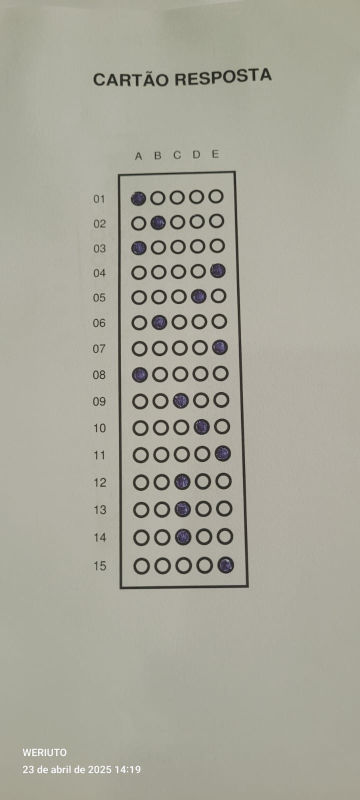
#> input picture imagens/15(2).jpeg, 720 x 1600 px (shown at 1/2 size)
$ python processamento_imagem.py --input '../../../imagens/15(2).jpeg'   (older library calls are emulated)
#> lines starting #> are read from the running program, lines starting #| are printed output that depends on the picture
#!/usr/bin/env python3
"""
processamento_imagem.py
Pipeline OpenCV determinístico para OMR (Optical Mark Recognition).

Modos de execução:
  (padrão)         Pré-processa a imagem (redimensiona, normaliza iluminação)
  detectar_documento  Detecta contorno da folha de respostas
  perspectiva      Aplica transformação de perspectiva (bird's-eye view)
  detectar_bolhas  Detecta e classifica bolhas preenchidas
  classificar      Combina resultado de bolhas com gabarito

Saída: JSON impresso em stdout + arquivo de imagem opcional.
"""

import argparse
import json
import sys
import os
import logging
import numpy as np

logging.basicConfig(level=logging.INFO, format="%(levelname)s: %(message)s")
log = logging.getLogger(__name__)

# ─── Tentativa de importar OpenCV ───────────────────────────────────────────

try:
    import cv2
    import imutils
    from imutils.perspective import four_point_transform
    from imutils import contours as imutils_contours
    CV_DISPONIVEL = True
except ImportError:
    CV_DISPONIVEL = False
    log.warning("OpenCV/imutils não instalado. Instale com: pip install opencv-python-headless imutils")


# ═══════════════════════════════════════════════════════════════════════════
# FUNÇÕES AUXILIARES
# ═══════════════════════════════════════════════════════════════════════════

def _erro(mensagem: str) -> dict:
    return {"status": "erro", "mensagem": mensagem}


def _ok(dados: dict) -> dict:
    return {"status": "ok", **dados}


def _salvar_imagem(imagem, caminho: str) -> bool:
    if not CV_DISPONIVEL or imagem is None:
        return False
    try:
        cv2.imwrite(caminho, imagem)
        return True
    except Exception as e:
        log.error(f"Falha ao salvar imagem em {caminho}: {e}")
        return False


def _carregar_config(caminho_config: str) -> dict:
    """Carrega configurações de normalização do arquivo JSON."""
    defaults = {
        "resize_max_dim": 800,
        "gaussian_blur_kernel": 5,
        "clahe_clip_limit": 2.0,
        "clahe_tile_grid": 8,
        "canny_threshold1": 75,
        "canny_threshold2": 200,
        "min_bubble_width": 20,
        "min_bubble_height": 20,
        "aspect_ratio_tolerance": 0.1,
        "fill_threshold_pct": 0.50
    }
    if caminho_config and os.path.exists(caminho_config):
        with open(caminho_config) as f:
            overrides = json.load(f)
        defaults.update(overrides)
    return defaults


# ═══════════════════════════════════════════════════════════════════════════
# MODO: PRÉ-PROCESSAMENTO
# ═══════════════════════════════════════════════════════════════════════════

def preprocessar(input_path: str, output_path: str, config: dict) -> dict:
    """
    1. Redimensiona mantendo aspect ratio
    2. Converte para escala de cinza
    3. Avalia uniformidade de iluminação (desvio padrão do blur)
    4. Aplica CLAHE se necessário
    5. Aplica Gaussian Blur
    """
#> called with input_path = '../../../imagens/15(2).jpeg', output_path = '/tmp/omr_output.png'
    if not CV_DISPONIVEL:
        return _erro("OpenCV não disponível. Instale opencv-python-headless.")

    imagem = cv2.imread(input_path)
#> imagem is the input picture: shape (1600, 720, 3); mean B, G, R 154.6, 167.3, 168.5
    if imagem is None:
        return _erro(f"Não foi possível carregar a imagem: {input_path}")

    h_orig, w_orig = imagem.shape[:2]
#> h_orig = 1600; w_orig = 720

    # Redimensiona
    max_dim = config["resize_max_dim"]
    scale = min(max_dim / h_orig, max_dim / w_orig, 1.0)
#> scale = 0.5
    nova_h, nova_w = int(h_orig * scale), int(w_orig * scale)
#> nova_h = 800; nova_w = 360
    imagem = cv2.resize(imagem, (nova_w, nova_h))
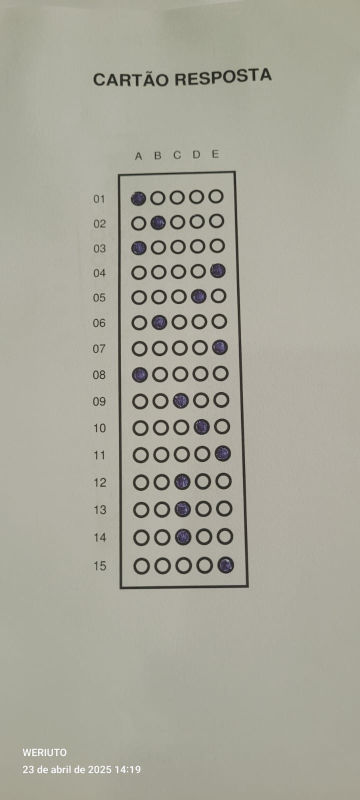
#> imagem: shape (800, 360, 3); mean B, G, R 154.7, 167.4, 168.6

    # Cinza
    cinza = cv2.cvtColor(imagem, cv2.COLOR_BGR2GRAY)

    # Avaliação de iluminação (CLAHE se desvio padrão do laplaciano for baixo)
    blur_score = cv2.Laplacian(cinza, cv2.CV_64F).var()
#> blur_score = 667.3
    iluminacao_uniforme = True

    # Verifica gradiente de brilho por regiões
    h, w = cinza.shape
#> h = 800; w = 360
    regioes = [
        cinza[0:h//2, 0:w//2].mean(),
        cinza[0:h//2, w//2:].mean(),
        cinza[h//2:, 0:w//2].mean(),
        cinza[h//2:, w//2:].mean(),
    ]
#> regioes = [166.7, 166.7, 167.4, 164.2]
    variacao_iluminacao = max(regioes) - min(regioes)
#> variacao_iluminacao = 3.2
    if variacao_iluminacao > 40:
        iluminacao_uniforme = False
        log.info(f"Iluminação não uniforme (variação={variacao_iluminacao:.1f}). Aplicando CLAHE.")
        clahe = cv2.createCLAHE(
            clipLimit=config["clahe_clip_limit"],
            tileGridSize=(config["clahe_tile_grid"], config["clahe_tile_grid"])
        )
        cinza = clahe.apply(cinza)

    # Gaussian Blur para redução de ruído
    kernel = config["gaussian_blur_kernel"]
    blurred = cv2.GaussianBlur(cinza, (kernel, kernel), 0)
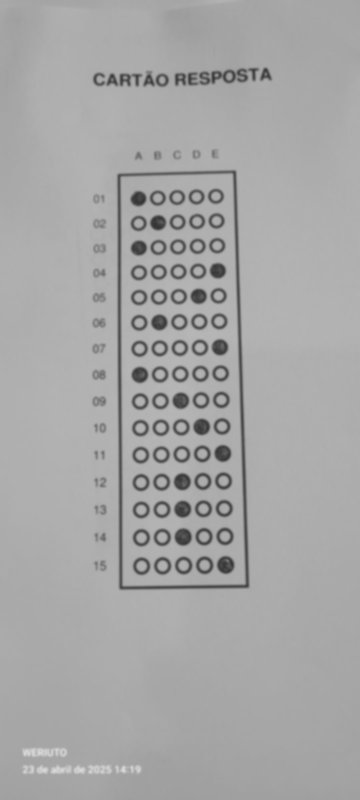
#> blurred: shape (800, 360); min 52, max 217, mean 166.3

    # Salva imagem processada (BGR para compatibilidade com etapas seguintes)
    imagem_saida = cv2.cvtColor(blurred, cv2.COLOR_GRAY2BGR)
    _salvar_imagem(imagem_saida, output_path)

    nivel_contraste = round(blur_score / 1000.0, 3)
#> nivel_contraste = 0.667
    return _ok({
        "resolucao_original": [h_orig, w_orig],
        "resolucao_processada": [nova_h, nova_w],
        "nivel_contraste": nivel_contraste,
        "iluminacao_uniforme": iluminacao_uniforme,
        "arquivo_saida": output_path
    })


# ═══════════════════════════════════════════════════════════════════════════
# MODO: DETECTAR DOCUMENTO
# ═══════════════════════════════════════════════════════════════════════════

# [247 lines left out: functions detectar_documento, aplicar_perspectiva, detectar_bolhas, classificar, not called in this run]


# ═══════════════════════════════════════════════════════════════════════════
# ENTRY POINT
# ═══════════════════════════════════════════════════════════════════════════

def main():
    parser = argparse.ArgumentParser(description="Pipeline OpenCV para OMR")
    parser.add_argument("--input", required=False)
    parser.add_argument("--output", default="/tmp/omr_output.png")
    parser.add_argument("--mode", default="preprocessar",
                        choices=["preprocessar", "detectar_documento", "perspectiva",
                                 "detectar_bolhas", "classificar"])
    parser.add_argument("--config", default=None)
    parser.add_argument("--pontos", default=None, help="JSON com pontos de canto para perspectiva")
    parser.add_argument("--output-json", default="/tmp/omr_output.json")
    parser.add_argument("--input-json", default=None, help="JSON de entrada para modo classificar")
    parser.add_argument("--gabarito", default=None)
    args = parser.parse_args()

    config = _carregar_config(args.config)

    if args.mode == "preprocessar":
        resultado = preprocessar(args.input, args.output, config)
#> resultado = {'status': 'ok', 'resolucao_original': [1600, 720], 'resolucao_processada': [800, 360], 'nivel_contraste': 0.667, 'iluminacao_uniforme': True, 'arquivo_saida': '/tmp/omr_output.png'}
    elif args.mode == "detectar_documento":
        resultado = detectar_documento(args.input, args.output, config)
    elif args.mode == "perspectiva":
        resultado = aplicar_perspectiva(args.input, args.pontos, args.output)
    elif args.mode == "detectar_bolhas":
        resultado = detectar_bolhas(args.input, args.output, args.output_json, config)
    elif args.mode == "classificar":
        resultado = classificar(args.input_json, args.gabarito, args.output_json)
    else:
        resultado = _erro(f"Modo desconhecido: {args.mode}")

    print(json.dumps(resultado, ensure_ascii=False, indent=2))
#> (printed output is left out)
    sys.exit(0 if resultado.get("status") == "ok" else 1)
#> (the program exits here)

$ run again, on imagens/24(2).jpeg
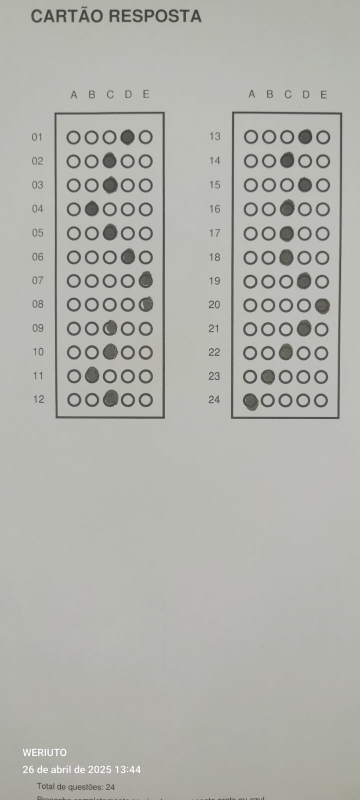
#> input picture imagens/24(2).jpeg, 720 x 1600 px (shown at 1/2 size)
#> in preprocessar, imagem is the input picture: shape (1600, 720, 3); mean B, G, R 172.1, 178.1, 177.2
#> in preprocessar, `imagem = cv2.resize(imagem, (nova_w, nova_h))`:
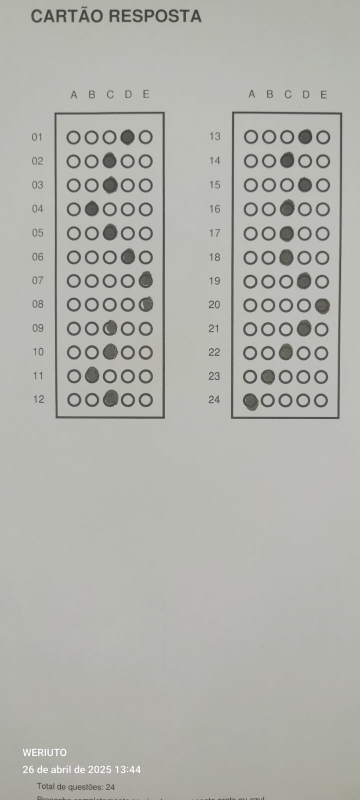
#> imagem: shape (800, 360, 3); mean B, G, R 172.1, 178.1, 177.3
#> blur_score = 713.3
#> regioes = [173.9, 175.6, 179.7, 179.5]
#> variacao_iluminacao = 5.85
#> in preprocessar, `blurred = cv2.GaussianBlur(cinza, (kernel, kernel), 0)`:
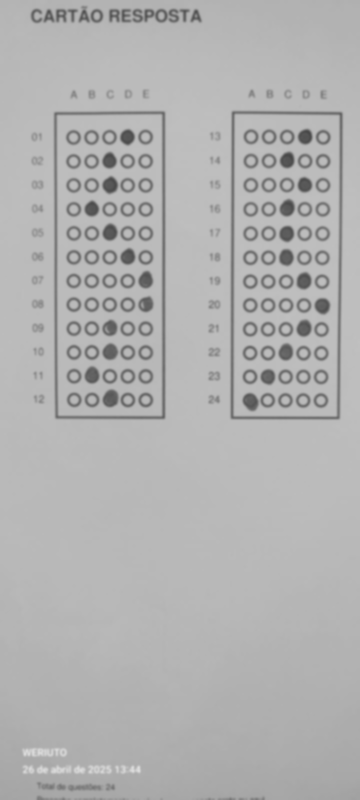
#> blurred: shape (800, 360); min 71, max 221, mean 177.2
#> nivel_contraste = 0.713
#> resultado = {'status': 'ok', 'resolucao_original': [1600, 720], 'resolucao_processada': [800, 360], 'nivel_contraste': 0.713, 'iluminacao_uniforme': True, 'arquivo_saida': '/tmp/omr_output.png'}
#> (printed output is left out)

$ run again, on imagens/24(3).jpeg
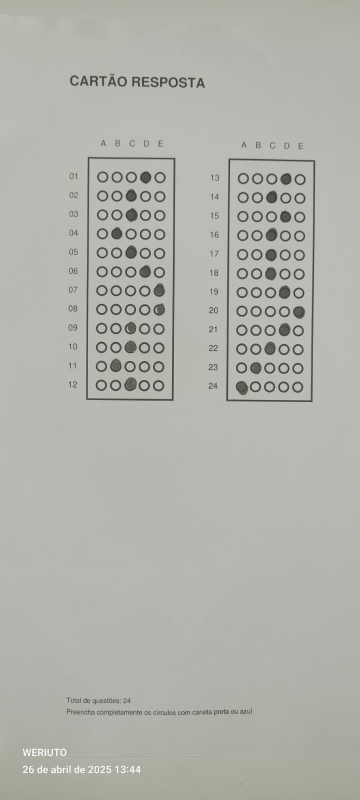
#> input picture imagens/24(3).jpeg, 720 x 1600 px (shown at 1/2 size)
#> in preprocessar, imagem is the input picture: shape (1600, 720, 3); mean B, G, R 171.7, 178.2, 177.2
#> in preprocessar, `imagem = cv2.resize(imagem, (nova_w, nova_h))`:
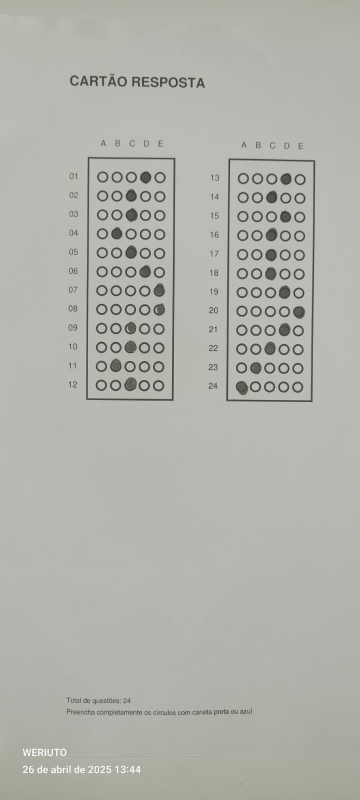
#> imagem: shape (800, 360, 3); mean B, G, R 171.7, 178.3, 177.2
#> blur_score = 749.6
#> regioes = [175.7, 176.2, 179, 177.9]
#> variacao_iluminacao = 3.27
#> nivel_contraste = 0.75
#> resultado = {'status': 'ok', 'resolucao_original': [1600, 720], 'resolucao_processada': [800, 360], 'nivel_contraste': 0.75, 'iluminacao_uniforme': True, 'arquivo_saida': '/tmp/omr_output.png'}
#> (printed output is left out)

$ run again, on imagens/24(4).jpeg
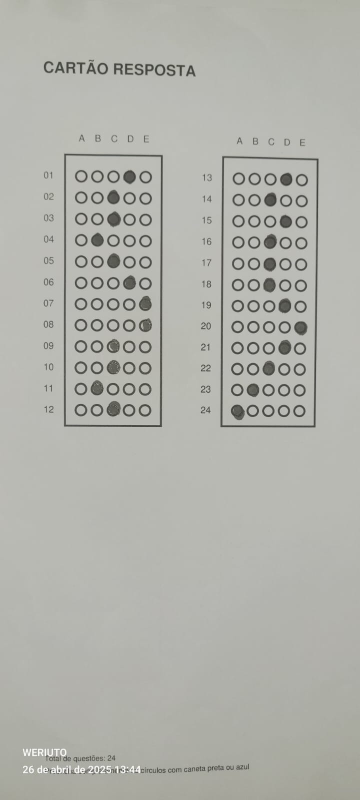
#> input picture imagens/24(4).jpeg, 720 x 1600 px (shown at 1/2 size)
#> in preprocessar, imagem is the input picture: shape (1600, 720, 3); mean B, G, R 171.7, 178, 177.1
#> in preprocessar, `imagem = cv2.resize(imagem, (nova_w, nova_h))`:
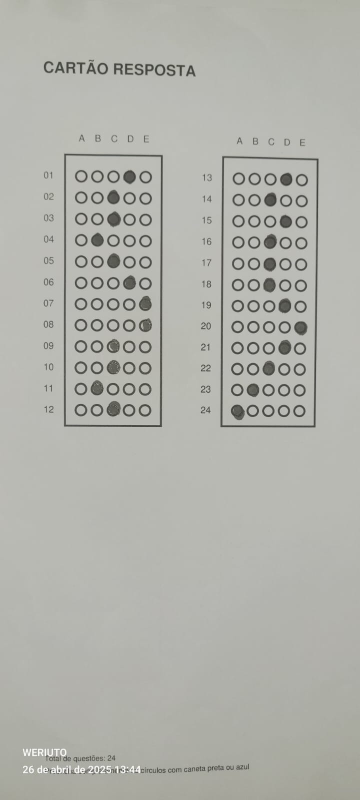
#> imagem: shape (800, 360, 3); mean B, G, R 171.7, 178, 177.2
#> blur_score = 752.2
#> regioes = [176.6, 176.4, 178.6, 176.6]
#> variacao_iluminacao = 2.26
#> in preprocessar, `blurred = cv2.GaussianBlur(cinza, (kernel, kernel), 0)`:
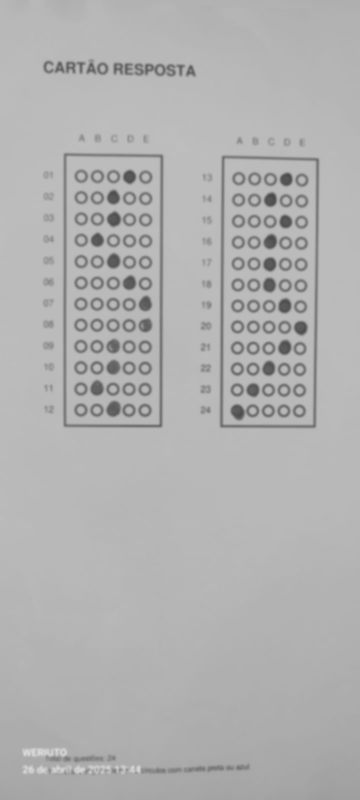
#> blurred: shape (800, 360); min 72, max 217, mean 177.1
#> nivel_contraste = 0.752
#> resultado = {'status': 'ok', 'resolucao_original': [1600, 720], 'resolucao_processada': [800, 360], 'nivel_contraste': 0.752, 'iluminacao_uniforme': True, 'arquivo_saida': '/tmp/omr_output.png'}
#> (printed output is left out)
